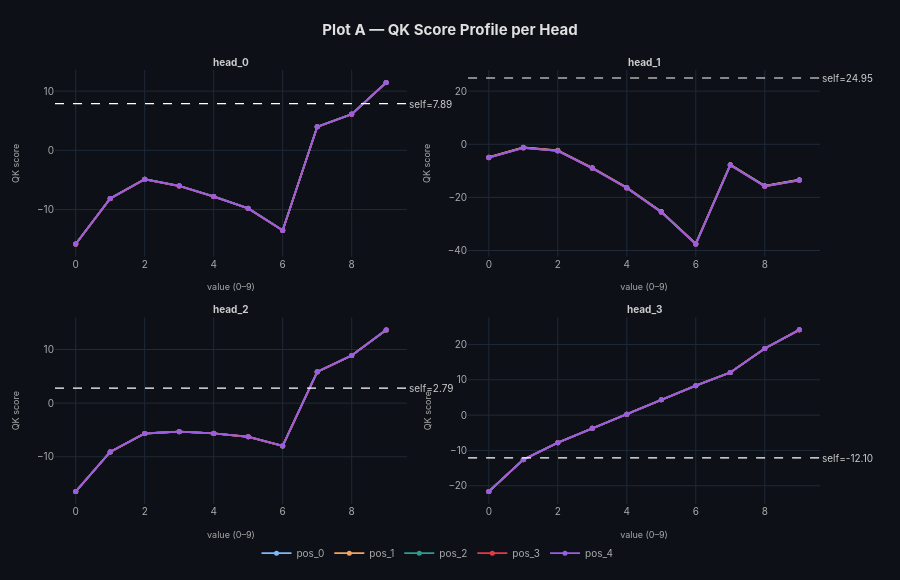

Notebook source saved alongside this figure:
### Code cell
plot_A(all_scores, all_self_scores)

### Figure 1 — Plotly figure (JSON) as saved in the notebook; plotly's stock layout.template omitted (floating-point values rounded to 4 significant figures)
{"data": [{"hovertemplate": "pos_0 | val=%{x} | score=%{y:.3f}<extra>head_0</extra>", "legendgroup": "pos_0", "line": {"color": "#7EB8F7", "width": 1.8}, "marker": {"size": 5}, "mode": "lines+markers", "name": "pos_0", "showlegend": true, "type": "scatter", "x": [0, 1, 2, 3, 4, 5, 6, 7, 8, 9], "xaxis": "x", "y": [-15.81, -8.123, -4.872, -6.003, -7.789, -9.792, -13.51, 3.989, 6.119, 11.46], "yaxis": "y"}, {"hovertemplate": "pos_1 | val=%{x} | score=%{y:.3f}<extra>head_0</extra>", "legendgroup": "pos_1", "line": {"color": "#F4A261", "width": 1.8}, "marker": {"size": 5}, "mode": "lines+markers", "name": "pos_1", "showlegend": true, "type": "scatter", "x": [0, 1, 2, 3, 4, 5, 6, 7, 8, 9], "xaxis": "x", "y": [-15.83, -8.144, -4.893, -6.024, -7.81, -9.813, -13.53, 3.968, 6.098, 11.44], "yaxis": "y"}, {"hovertemplate": "pos_2 | val=%{x} | score=%{y:.3f}<extra>head_0</extra>", "legendgroup": "pos_2", "line": {"color": "#2A9D8F", "width": 1.8}, "marker": {"size": 5}, "mode": "lines+markers", "name": "pos_2", "showlegend": true, "type": "scatter", "x": [0, 1, 2, 3, 4, 5, 6, 7, 8, 9], "xaxis": "x", "y": [-15.81, -8.121, -4.87, -6.001, -7.787, -9.79, -13.51, 3.99, 6.121, 11.47], "yaxis": "y"}, {"hovertemplate": "pos_3 | val=%{x} | score=%{y:.3f}<extra>head_0</extra>", "legendgroup": "pos_3", "line": {"color": "#E63946", "width": 1.8}, "marker": {"size": 5}, "mode": "lines+markers", "name": "pos_3", "showlegend": true, "type": "scatter", "x": [0, 1, 2, 3, 4, 5, 6, 7, 8, 9], "xaxis": "x", "y": [-15.85, -8.158, -4.907, -6.038, -7.824, -9.827, -13.55, 3.953, 6.084, 11.43], "yaxis": "y"}, {"hovertemplate": "pos_4 | val=%{x} | score=%{y:.3f}<extra>head_0</extra>", "legendgroup": "pos_4", "line": {"color": "#9B5DE5", "width": 1.8}, "marker": {"size": 5}, "mode": "lines+markers", "name": "pos_4", "showlegend": true, "type": "scatter", "x": [0, 1, 2, 3, 4, 5, 6, 7, 8, 9], "xaxis": "x", "y": [-15.83, -8.143, -4.892, -6.022, -7.808, -9.812, -13.53, 3.969, 6.099, 11.44], "yaxis": "y"}, {"hovertemplate": "pos_0 | val=%{x} | score=%{y:.3f}<extra>head_1</extra>", "legendgroup": "pos_0", "line": {"color": "#7EB8F7", "width": 1.8}, "marker": {"size": 5}, "mode": "lines+markers", "name": "pos_0", "showlegend": false, "type": "scatter", "x": [0, 1, 2, 3, 4, 5, 6, 7, 8, 9], "xaxis": "x2", "y": [-4.911, -1.227, -2.35, -8.921, -16.33, -25.42, -37.46, -7.741, -15.71, -13.43], "yaxis": "y2"}, {"hovertemplate": "pos_1 | val=%{x} | score=%{y:.3f}<extra>head_1</extra>", "legendgroup": "pos_1", "line": {"color": "#F4A261", "width": 1.8}, "marker": {"size": 5}, "mode": "lines+markers", "name": "pos_1", "showlegend": false, "type": "scatter", "x": [0, 1, 2, 3, 4, 5, 6, 7, 8, 9], "xaxis": "x2", "y": [-4.849, -1.165, -2.288, -8.859, -16.27, -25.36, -37.4, -7.679, -15.65, -13.36], "yaxis": "y2"}, {"hovertemplate": "pos_2 | val=%{x} | score=%{y:.3f}<extra>head_1</extra>", "legendgroup": "pos_2", "line": {"color": "#2A9D8F", "width": 1.8}, "marker": {"size": 5}, "mode": "lines+markers", "name": "pos_2", "showlegend": false, "type": "scatter", "x": [0, 1, 2, 3, 4, 5, 6, 7, 8, 9], "xaxis": "x2", "y": [-5.012, -1.329, -2.452, -9.023, -16.43, -25.52, -37.57, -7.843, -15.81, -13.53], "yaxis": "y2"}, {"hovertemplate": "pos_3 | val=%{x} | score=%{y:.3f}<extra>head_1</extra>", "legendgroup": "pos_3", "line": {"color": "#E63946", "width": 1.8}, "marker": {"size": 5}, "mode": "lines+markers", "name": "pos_3", "showlegend": false, "type": "scatter", "x": [0, 1, 2, 3, 4, 5, 6, 7, 8, 9], "xaxis": "x2", "y": [-5.061, -1.378, -2.5, -9.071, -16.48, -25.57, -37.61, -7.891, -15.86, -13.58], "yaxis": "y2"}, {"hovertemplate": "pos_4 | val=%{x} | score=%{y:.3f}<extra>head_1</extra>", "legendgroup": "pos_4", "line": {"color": "#9B5DE5", "width": 1.8}, "marker": {"size": 5}, "mode": "lines+markers", "name": "pos_4", "showlegend": false, "type": "scatter", "x": [0, 1, 2, 3, 4, 5, 6, 7, 8, 9], "xaxis": "x2", "y": [-5.052, -1.369, -2.491, -9.062, -16.47, -25.56, -37.61, -7.882, -15.85, -13.57], "yaxis": "y2"}, {"hovertemplate": "pos_0 | val=%{x} | score=%{y:.3f}<extra>head_2</extra>", "legendgroup": "pos_0", "line": {"color": "#7EB8F7", "width": 1.8}, "marker": {"size": 5}, "mode": "lines+markers", "name": "pos_0", "showlegend": false, "type": "scatter", "x": [0, 1, 2, 3, 4, 5, 6, 7, 8, 9], "xaxis": "x3", "y": [-16.47, -9.09, -5.654, -5.313, -5.639, -6.272, -7.968, 5.829, 8.882, 13.65], "yaxis": "y3"}, {"hovertemplate": "pos_1 | val=%{x} | score=%{y:.3f}<extra>head_2</extra>", "legendgroup": "pos_1", "line": {"color": "#F4A261", "width": 1.8}, "marker": {"size": 5}, "mode": "lines+markers", "name": "pos_1", "showlegend": false, "type": "scatter", "x": [0, 1, 2, 3, 4, 5, 6, 7, 8, 9], "xaxis": "x3", "y": [-16.48, -9.095, -5.66, -5.318, -5.644, -6.277, -7.973, 5.824, 8.877, 13.65], "yaxis": "y3"}, {"hovertemplate": "pos_2 | val=%{x} | score=%{y:.3f}<extra>head_2</extra>", "legendgroup": "pos_2", "line": {"color": "#2A9D8F", "width": 1.8}, "marker": {"size": 5}, "mode": "lines+markers", "name": "pos_2", "showlegend": false, "type": "scatter", "x": [0, 1, 2, 3, 4, 5, 6, 7, 8, 9], "xaxis": "x3", "y": [-16.48, -9.093, -5.657, -5.316, -5.642, -6.275, -7.97, 5.827, 8.88, 13.65], "yaxis": "y3"}, {"hovertemplate": "pos_3 | val=%{x} | score=%{y:.3f}<extra>head_2</extra>", "legendgroup": "pos_3", "line": {"color": "#E63946", "width": 1.8}, "marker": {"size": 5}, "mode": "lines+markers", "name": "pos_3", "showlegend": false, "type": "scatter", "x": [0, 1, 2, 3, 4, 5, 6, 7, 8, 9], "xaxis": "x3", "y": [-16.47, -9.084, -5.649, -5.307, -5.633, -6.266, -7.962, 5.835, 8.888, 13.66], "yaxis": "y3"}, {"hovertemplate": "pos_4 | val=%{x} | score=%{y:.3f}<extra>head_2</extra>", "legendgroup": "pos_4", "line": {"color": "#9B5DE5", "width": 1.8}, "marker": {"size": 5}, "mode": "lines+markers", "name": "pos_4", "showlegend": false, "type": "scatter", "x": [0, 1, 2, 3, 4, 5, 6, 7, 8, 9], "xaxis": "x3", "y": [-16.46, -9.075, -5.64, -5.298, -5.624, -6.257, -7.953, 5.844, 8.897, 13.67], "yaxis": "y3"}, {"hovertemplate": "pos_0 | val=%{x} | score=%{y:.3f}<extra>head_3</extra>", "legendgroup": "pos_0", "line": {"color": "#7EB8F7", "width": 1.8}, "marker": {"size": 5}, "mode": "lines+markers", "name": "pos_0", "showlegend": false, "type": "scatter", "x": [0, 1, 2, 3, 4, 5, 6, 7, 8, 9], "xaxis": "x4", "y": [-21.62, -12.59, -7.8, -3.717, 0.2728, 4.361, 8.349, 12.08, 18.87, 24.14], "yaxis": "y4"}, {"hovertemplate": "pos_1 | val=%{x} | score=%{y:.3f}<extra>head_3</extra>", "legendgroup": "pos_1", "line": {"color": "#F4A261", "width": 1.8}, "marker": {"size": 5}, "mode": "lines+markers", "name": "pos_1", "showlegend": false, "type": "scatter", "x": [0, 1, 2, 3, 4, 5, 6, 7, 8, 9], "xaxis": "x4", "y": [-21.63, -12.6, -7.809, -3.726, 0.2641, 4.352, 8.34, 12.07, 18.86, 24.13], "yaxis": "y4"}, {"hovertemplate": "pos_2 | val=%{x} | score=%{y:.3f}<extra>head_3</extra>", "legendgroup": "pos_2", "line": {"color": "#2A9D8F", "width": 1.8}, "marker": {"size": 5}, "mode": "lines+markers", "name": "pos_2", "showlegend": false, "type": "scatter", "x": [0, 1, 2, 3, 4, 5, 6, 7, 8, 9], "xaxis": "x4", "y": [-21.63, -12.6, -7.811, -3.727, 0.2623, 4.35, 8.339, 12.06, 18.86, 24.13], "yaxis": "y4"}, {"hovertemplate": "pos_3 | val=%{x} | score=%{y:.3f}<extra>head_3</extra>", "legendgroup": "pos_3", "line": {"color": "#E63946", "width": 1.8}, "marker": {"size": 5}, "mode": "lines+markers", "name": "pos_3", "showlegend": false, "type": "scatter", "x": [0, 1, 2, 3, 4, 5, 6, 7, 8, 9], "xaxis": "x4", "y": [-21.64, -12.61, -7.816, -3.733, 0.2564, 4.344, 8.333, 12.06, 18.85, 24.13], "yaxis": "y4"}, {"hovertemplate": "pos_4 | val=%{x} | score=%{y:.3f}<extra>head_3</extra>", "legendgroup": "pos_4", "line": {"color": "#9B5DE5", "width": 1.8}, "marker": {"size": 5}, "mode": "lines+markers", "name": "pos_4", "showlegend": false, "type": "scatter", "x": [0, 1, 2, 3, 4, 5, 6, 7, 8, 9], "xaxis": "x4", "y": [-21.62, -12.6, -7.804, -3.721, 0.2684, 4.356, 8.345, 12.07, 18.86, 24.14], "yaxis": "y4"}], "layout": {"annotations": [{"font": {"color": "#cccccc", "size": 10}, "showarrow": false, "text": "<b>head_0</b>", "x": 0.23, "xanchor": "center", "xref": "paper", "y": 1, "yanchor": "bottom", "yref": "paper"}, {"font": {"color": "#cccccc", "size": 10}, "showarrow": false, "text": "<b>head_1</b>", "x": 0.77, "xanchor": "center", "xref": "paper", "y": 1, "yanchor": "bottom", "yref": "paper"}, {"font": {"color": "#cccccc", "size": 10}, "showarrow": false, "text": "<b>head_2</b>", "x": 0.23, "xanchor": "center", "xref": "paper", "y": 0.43, "yanchor": "bottom", "yref": "paper"}, {"font": {"color": "#cccccc", "size": 10}, "showarrow": false, "text": "<b>head_3</b>", "x": 0.77, "xanchor": "center", "xref": "paper", "y": 0.43, "yanchor": "bottom", "yref": "paper"}, {"font": {"color": "#cccccc", "size": 10}, "showarrow": false, "text": "self=7.89", "x": 1, "xanchor": "left", "xref": "x domain", "y": 7.89, "yanchor": "middle", "yref": "y"}, {"font": {"color": "#cccccc", "size": 10}, "showarrow": false, "text": "self=24.95", "x": 1, "xanchor": "left", "xref": "x2 domain", "y": 24.95, "yanchor": "middle", "yref": "y2"}, {"font": {"color": "#cccccc", "size": 10}, "showarrow": false, "text": "self=2.79", "x": 1, "xanchor": "left", "xref": "x3 domain", "y": 2.794, "yanchor": "middle", "yref": "y3"}, {"font": {"color": "#cccccc", "size": 10}, "showarrow": false, "text": "self=-12.10", "x": 1, "xanchor": "left", "xref": "x4 domain", "y": -12.1, "yanchor": "middle", "yref": "y4"}], "font": {"color": "#aaaaaa", "family": "Inter, sans-serif", "size": 10}, "height": 580, "hoverlabel": {"bgcolor": "#1f2937", "bordercolor": "#444", "font": {"color": "white", "size": 11}}, "legend": {"bgcolor": "rgba(0,0,0,0)", "font": {"size": 10}, "orientation": "h", "x": 0.5, "xanchor": "center", "y": -0.08}, "margin": {"b": 70, "l": 55, "r": 80, "t": 70}, "paper_bgcolor": "#0d1117", "plot_bgcolor": "#0d1117", "shapes": [{"line": {"color": "white", "dash": "dash", "width": 1.2}, "type": "line", "x0": 0, "x1": 1, "xref": "x domain", "y0": 7.89, "y1": 7.89, "yref": "y"}, {"line": {"color": "white", "dash": "dash", "width": 1.2}, "type": "line", "x0": 0, "x1": 1, "xref": "x2 domain", "y0": 24.95, "y1": 24.95, "yref": "y2"}, {"line": {"color": "white", "dash": "dash", "width": 1.2}, "type": "line", "x0": 0, "x1": 1, "xref": "x3 domain", "y0": 2.794, "y1": 2.794, "yref": "y3"}, {"line": {"color": "white", "dash": "dash", "width": 1.2}, "type": "line", "x0": 0, "x1": 1, "xref": "x4 domain", "y0": -12.1, "y1": -12.1, "yref": "y4"}], "title": {"font": {"color": "#E0E0E0", "size": 15}, "text": "<b>Plot A — QK Score Profile per Head</b>", "x": 0.5}, "xaxis": {"anchor": "y", "domain": [0, 0.46], "gridcolor": "#1f2937", "showgrid": true, "title": {"font": {"size": 9}, "text": "value (0–9)"}, "zeroline": false}, "xaxis2": {"anchor": "y2", "domain": [0.54, 1], "gridcolor": "#1f2937", "showgrid": true, "title": {"font": {"size": 9}, "text": "value (0–9)"}, "zeroline": false}, "xaxis3": {"anchor": "y3", "domain": [0, 0.46], "gridcolor": "#1f2937", "showgrid": true, "title": {"font": {"size": 9}, "text": "value (0–9)"}, "zeroline": false}, "xaxis4": {"anchor": "y4", "domain": [0.54, 1], "gridcolor": "#1f2937", "showgrid": true, "title": {"font": {"size": 9}, "text": "value (0–9)"}, "zeroline": false}, "yaxis": {"anchor": "x", "domain": [0.57, 1], "gridcolor": "#1f2937", "showgrid": true, "title": {"font": {"size": 9}, "text": "QK score"}, "zeroline": false}, "yaxis2": {"anchor": "x2", "domain": [0.57, 1], "gridcolor": "#1f2937", "showgrid": true, "title": {"font": {"size": 9}, "text": "QK score"}, "zeroline": false}, "yaxis3": {"anchor": "x3", "domain": [0, 0.43], "gridcolor": "#1f2937", "showgrid": true, "title": {"font": {"size": 9}, "text": "QK score"}, "zeroline": false}, "yaxis4": {"anchor": "x4", "domain": [0, 0.43], "gridcolor": "#1f2937", "showgrid": true, "title": {"font": {"size": 9}, "text": "QK score"}, "zeroline": false}}}
